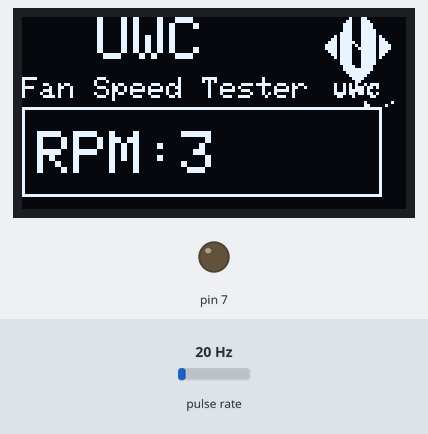
Bench run of a sketch on a simulated Arduino Uno, built with avr-gcc and run on an emulated ATmega328P. Shown: 128×64 one-colour display, output pins drawn as LEDs (lit = HIGH). Wiring (inferred from the names in the program): pulse sensor: data pin 2. Inputs (shaded band) come from the test bench; at power-on: pulse rate 20 Hz.

Above: at 6.2 s.
6.3 s: pulse rate (sensor on pin 2) set to 50 Hz
At 8.5 s:
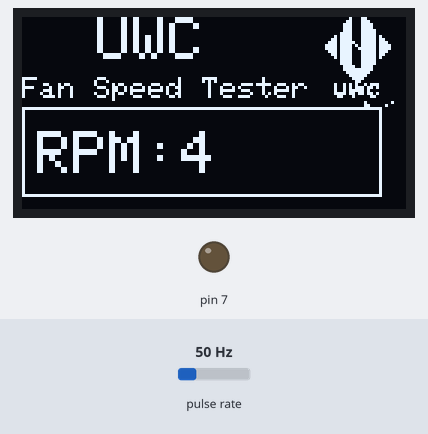
9.3 s: pulse rate (sensor on pin 2) set to 4 Hz
At 11.9 s:
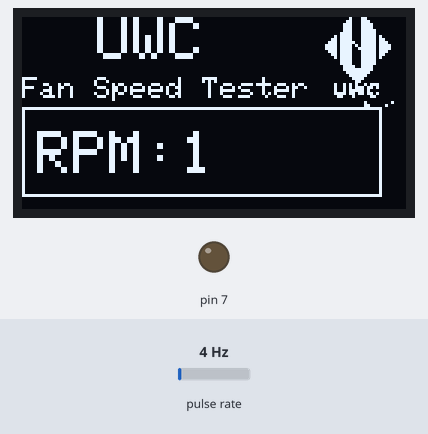
12.3 s: pulse rate (sensor on pin 2) set to 100 Hz
At 15.4 s:
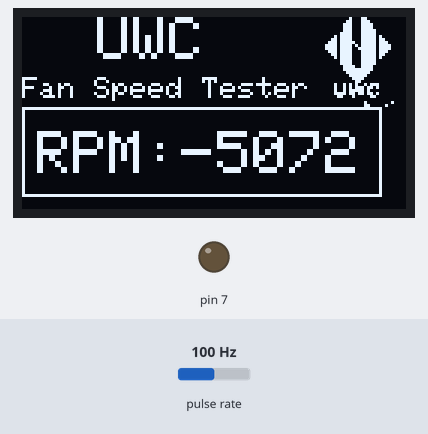
Timing chart, 0 to 16.9 s (numbered marks = the images above; inputs shaded):
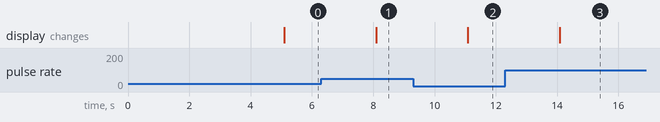

Measured:
- after the input at 6.3 s, the display: changes after 1.8 s (image 1)
- after the input at 9.3 s, the display: changes after 1.8 s (image 2)
- after the input at 12.3 s, the display: changes after 1.8 s (image 3)

The sketch:

UWC_FT_Rev0.1.ino
```cpp
#include <Adafruit_GFX.h>
#include <Adafruit_SSD1306.h>

#define SCREEN_WIDTH 128
#define SCREEN_HEIGHT 64
#define OLED_RESET    -1 // Reset pin # (or -1 if sharing Arduino reset pin)
#define SCREEN_ADDRESS 0x3C

#define LOGO_WIDTH 32
#define LOGO_HEIGHT 32
static const unsigned char PROGMEM uwc_logo[] = {
  0x00, 0x46, 0x00, 0x00, 0x00, 0xc7, 0x00, 0x00, 0x01, 0xc7, 0x80, 0x00, 0x01, 0xc7, 0x80, 0x00,
	0x01, 0xc7, 0xc0, 0x00, 0x03, 0xc7, 0xc0, 0x00, 0x0b, 0xc7, 0xd0, 0x00, 0x1b, 0xc7, 0xd8, 0x00,
	0x3b, 0xe7, 0xdc, 0x00, 0x7b, 0xd7, 0xde, 0x00, 0x7b, 0xcf, 0xde, 0x00, 0x3b, 0xc7, 0xdc, 0x00,
	0x1b, 0xc7, 0xd8, 0x00, 0x0b, 0xc7, 0xd0, 0x00, 0x03, 0xc7, 0xc0, 0x00, 0x03, 0xc7, 0xc0, 0x00,
	0x01, 0xe7, 0x80, 0x00, 0x01, 0xff, 0x80, 0x00, 0x00, 0xff, 0x00, 0x00, 0x00, 0x7e, 0x00, 0x00,
	0x00, 0x3c, 0x00, 0x00, 0x00, 0x18, 0x00, 0x00, 0x09, 0x52, 0xe0, 0x00, 0x09, 0x5d, 0xa0, 0x00,
	0x09, 0x7d, 0x00, 0x00, 0x0f, 0x6d, 0xa0, 0x00, 0x06, 0x20, 0xc0, 0x00
  // Your bitmap data here
};

Adafruit_SSD1306 display(SCREEN_WIDTH, SCREEN_HEIGHT, &Wire, OLED_RESET);

const int sensorPin=2; // Analog pin for RPM sensor
unsigned long prevTime = 0;
unsigned long elapsedTime;
volatile int rpm;
volatile int rpmCount;

void rpmInterrupt() {
  rpmCount++;
}

void setup() {
  Serial.begin(9600);

  pinMode(sensorPin, INPUT_PULLUP);
  attachInterrupt(digitalPinToInterrupt(sensorPin), rpmInterrupt, FALLING);

  if (!display.begin(SSD1306_SWITCHCAPVCC, SCREEN_ADDRESS)) {
    Serial.println(F("SSD1306 allocation failed"));
    for (;;);
  }

  display.clearDisplay();
  display.setTextSize(1);
  display.setTextColor(SSD1306_WHITE);
  display.setCursor(0, 0);
 display.drawBitmap(50, 15, uwc_logo, LOGO_WIDTH, LOGO_HEIGHT, SSD1306_WHITE);
  display.setCursor(5, 50);
 display.println("Powered By RF & EE");

 //display.clearDisplay();
  display.display();
  delay(5000);
}

void loop() {

  unsigned long currentTime = millis();
  elapsedTime = currentTime - prevTime;

  if (elapsedTime >= 3000) {
    detachInterrupt(digitalPinToInterrupt(sensorPin));
   //rpm = 60 * 1000 / (elapsedTime * rpmCount / 2);
   // rpm = ((60*1000)*rpmCount)/(elapsedTime*2);
    rpm=((rpmCount*60*1000)/(elapsedTime*2));
    rpmCount = 0;
    prevTime = currentTime;
    attachInterrupt(digitalPinToInterrupt(sensorPin), rpmInterrupt, FALLING);

    display.clearDisplay();
    display.setTextSize(2);
    display.setTextColor(SSD1306_WHITE);
    display.setCursor(25, 0);
    display.println("UWC");

    // Display the logo
    display.drawBitmap(100, 0, uwc_logo, LOGO_WIDTH, LOGO_HEIGHT, SSD1306_WHITE);

    display.setTextSize(1.5);
    display.setCursor(0, 20);
    display.println("Fan Speed Tester");
    display.println("");

    display.setTextSize(2.5);
     display.setCursor(5, 38);
    display.print("RPM:");
    display.drawRect(0, 30, SCREEN_WIDTH - 8, 30, SSD1306_WHITE); // Draw border around RPM print area
    display.print(rpm);

    // Calculate the position to center the RPM value
    int textWidth = display.getCursorX();
    int xPos = (SCREEN_WIDTH - textWidth) / 2;
    display.setCursor(xPos, 10);

    display.display();
  }
  analogWrite(7,10);
}
```
